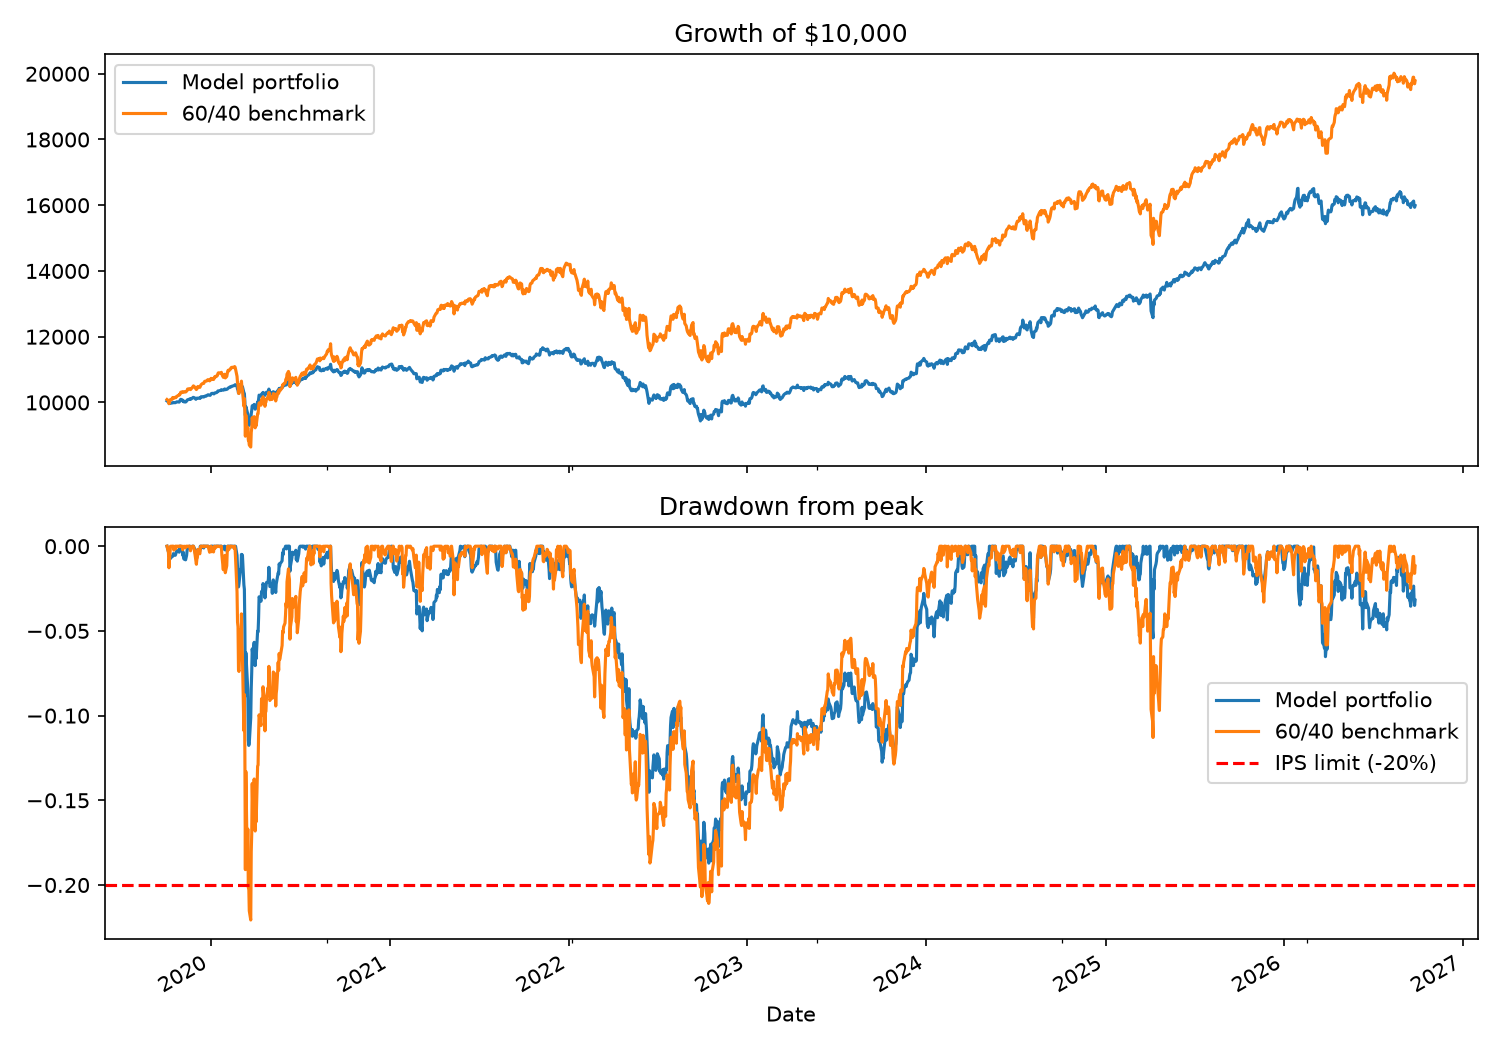

Write the Python code that produced this figure.
"""
backtest.py
Step 2 of the John Doe model portfolio project.

Walk-forward backtest:
  Each year, look only at the previous 3 years of data, find the
  max-Sharpe weights that obey the IPS rules (including the 20% max
  drawdown as a hard constraint), hold them for one year, then repeat.
  A 60% VOO / 40% BND benchmark is rebalanced on the same dates.

Needs data/returns.csv from data_pull.py.

Install:  pip install numpy pandas scipy matplotlib
Run:      python backtest.py
"""

from pathlib import Path

import numpy as np
import pandas as pd
from scipy.optimize import minimize

# ---------------------------------------------------------------------------
# IPS rules and settings
# ---------------------------------------------------------------------------
STOCKS = ["VOO", "IJR", "VEA", "VWO"]
BONDS = ["BND", "VGLT", "VCIT", "SCHP", "SHV"]

MAX_POSITION = 0.20      # no single holding above 20%
MAX_STOCKS = 0.70        # stocks (total) at most 70%
MIN_BONDS = 0.20         # bonds (total) at least 20%
IPS_MAX_DRAWDOWN = 0.20  # the client's hard limit

# The optimizer aims a bit under the IPS limit on its training data, because
# the future rarely matches the past. Set to 0.20 to use the limit exactly.
TRAIN_DD_LIMIT = 0.15

RISK_FREE = 0.02         # assumption used in the Sharpe ratio
LOOKBACK = 756           # about 3 years of trading days
REBAL_DAYS = 252         # about 1 year
N_STARTS = 8             # random starting points for the optimizer
SEED = 42

BENCHMARK = {"VOO": 0.60, "BND": 0.40}

STRESS_PERIODS = {
    "COVID crash (Feb 19 - Mar 23, 2020)": ("2020-02-19", "2020-03-23"),
    "2022 (full year)": ("2022-01-01", "2022-12-31"),
}

DATA_DIR = Path("data")


# ---------------------------------------------------------------------------
# Helpers
# ---------------------------------------------------------------------------
def max_drawdown(daily_returns):
    """Largest peak-to-trough fall, as a positive number (0.20 = 20%)."""
    wealth = np.cumprod(1 + np.asarray(daily_returns))
    peak = np.maximum.accumulate(wealth)
    return float(np.max(1 - wealth / peak))


def optimize(train):
    """Max-Sharpe weights on the training window, obeying all IPS rules."""
    cols = list(train.columns)
    n = len(cols)
    stock_idx = [cols.index(t) for t in STOCKS]
    bond_idx = [cols.index(t) for t in BONDS]

    values = train.values
    mu = train.mean().values * 252
    cov = train.cov().values * 252

    def neg_sharpe(w):
        vol = np.sqrt(w @ cov @ w)
        return -(w @ mu - RISK_FREE) / vol

    def train_drawdown(w):
        return max_drawdown(values @ w)

    base_constraints = [
        {"type": "eq", "fun": lambda w: np.sum(w) - 1},
        {"type": "ineq", "fun": lambda w: MAX_STOCKS - np.sum(w[stock_idx])},
        {"type": "ineq", "fun": lambda w: np.sum(w[bond_idx]) - MIN_BONDS},
    ]
    dd_constraint = {"type": "ineq",
                     "fun": lambda w: TRAIN_DD_LIMIT - train_drawdown(w)}
    bounds = [(0, MAX_POSITION)] * n

    rng = np.random.default_rng(SEED)
    starts = [np.ones(n) / n] + [rng.dirichlet(np.ones(n)) for _ in range(N_STARTS)]

    def is_valid(w, check_dd):
        ok = (abs(w.sum() - 1) < 1e-4 and w.min() > -1e-6
              and w.max() < MAX_POSITION + 1e-4
              and w[stock_idx].sum() < MAX_STOCKS + 1e-4
              and w[bond_idx].sum() > MIN_BONDS - 1e-4)
        if check_dd:
            ok = ok and train_drawdown(w) <= TRAIN_DD_LIMIT + 1e-4
        return ok

    best = None
    for x0 in starts:
        res = minimize(neg_sharpe, x0, method="SLSQP", bounds=bounds,
                       constraints=base_constraints + [dd_constraint],
                       options={"maxiter": 300, "ftol": 1e-9})
        w = np.clip(res.x, 0, None)
        w = w / w.sum()
        if is_valid(w, check_dd=True):
            if best is None or neg_sharpe(w) < neg_sharpe(best):
                best = w

    if best is None:
        # No portfolio met the drawdown limit: fall back to the one with the
        # smallest drawdown that still obeys the other rules.
        print("  WARNING: drawdown limit not reachable, using the "
              "lowest-drawdown portfolio instead.")
        for x0 in starts:
            res = minimize(train_drawdown, x0, method="SLSQP", bounds=bounds,
                           constraints=base_constraints,
                           options={"maxiter": 300})
            w = np.clip(res.x, 0, None)
            w = w / w.sum()
            if is_valid(w, check_dd=False):
                if best is None or train_drawdown(w) < train_drawdown(best):
                    best = w

    return pd.Series(best, index=cols)


def hold_one_period(test, weights, start_wealth):
    """Buy and hold for one period; weights drift with prices."""
    growth = (1 + test).cumprod().values
    values = start_wealth * (growth @ weights.reindex(test.columns).values)
    return pd.Series(values, index=test.index)


def to_daily_returns(wealth):
    r = wealth.pct_change()
    r.iloc[0] = wealth.iloc[0] / 1.0 - 1.0
    return r


def summarize(r):
    years = len(r) / 252
    total = (1 + r).prod()
    return {
        "Annual return": total ** (1 / years) - 1,
        "Volatility": r.std() * np.sqrt(252),
        "Sharpe ratio": (r.mean() * 252 - RISK_FREE) / (r.std() * np.sqrt(252)),
        "Max drawdown": -max_drawdown(r),
    }


# ---------------------------------------------------------------------------
# Main
# ---------------------------------------------------------------------------
def main():
    returns = pd.read_csv(DATA_DIR / "returns.csv", index_col=0, parse_dates=True)

    port_wealth, bench_wealth = [], []
    port_start = bench_start = 1.0
    weights_by_date = {}

    bench_w = pd.Series(BENCHMARK).reindex(returns.columns).fillna(0.0)

    print("Running walk-forward backtest...\n")
    for i in range(LOOKBACK, len(returns), REBAL_DAYS):
        train = returns.iloc[i - LOOKBACK:i]
        test = returns.iloc[i:i + REBAL_DAYS]
        if len(test) < 20:
            break

        print(f"Rebalance {test.index[0].date()}: "
              f"training on {train.index[0].date()} to {train.index[-1].date()}")
        w = optimize(train)
        weights_by_date[test.index[0].date()] = w

        p = hold_one_period(test, w, port_start)
        b = hold_one_period(test, bench_w, bench_start)
        port_wealth.append(p)
        bench_wealth.append(b)
        port_start, bench_start = p.iloc[-1], b.iloc[-1]

    port_w = pd.concat(port_wealth)
    bench_w_series = pd.concat(bench_wealth)
    port_r = to_daily_returns(port_w)
    bench_r = to_daily_returns(bench_w_series)

    # ---- weights table
    weights_df = pd.DataFrame(weights_by_date).T.round(3)
    print("\nWeights chosen each year:\n")
    print(weights_df.to_string())

    # ---- performance table
    perf = pd.DataFrame({"Model portfolio": summarize(port_r),
                         "60/40 benchmark": summarize(bench_r)})
    print(f"\nPerformance ({port_r.index[0].date()} to {port_r.index[-1].date()}):\n")
    print(perf.round(3).to_string())

    dd = perf.loc["Max drawdown", "Model portfolio"]
    verdict = "WITHIN" if -dd <= IPS_MAX_DRAWDOWN else "BREACHED"
    print(f"\nIPS drawdown limit of {IPS_MAX_DRAWDOWN:.0%}: {verdict} "
          f"(actual {-dd:.1%})")

    # ---- stress periods
    rows = {}
    for name, (a, b) in STRESS_PERIODS.items():
        p, m = port_r.loc[a:b], bench_r.loc[a:b]
        if len(p) == 0:
            continue
        rows[name] = {
            "Portfolio return": (1 + p).prod() - 1,
            "Benchmark return": (1 + m).prod() - 1,
            "Portfolio max drawdown": -max_drawdown(p),
            "Benchmark max drawdown": -max_drawdown(m),
        }
    print("\nStress periods:\n")
    print(pd.DataFrame(rows).T.round(3).to_string())

    # ---- save files
    out = pd.DataFrame({"portfolio": port_r, "benchmark": bench_r})
    out.to_csv(DATA_DIR / "backtest_returns.csv")
    weights_df.to_csv(DATA_DIR / "weights_by_year.csv")
    perf.to_csv(DATA_DIR / "performance_summary.csv")

    # ---- chart
    try:
        import matplotlib
        matplotlib.use("Agg")
        import matplotlib.pyplot as plt

        fig, (ax1, ax2) = plt.subplots(2, 1, figsize=(10, 7), sharex=True)
        (10000 * (1 + port_r).cumprod()).plot(ax=ax1, label="Model portfolio")
        (10000 * (1 + bench_r).cumprod()).plot(ax=ax1, label="60/40 benchmark")
        ax1.set_title("Growth of $10,000")
        ax1.legend()

        for series, label in [(port_r, "Model portfolio"), (bench_r, "60/40 benchmark")]:
            wealth = (1 + series).cumprod()
            (wealth / wealth.cummax() - 1).plot(ax=ax2, label=label)
        ax2.axhline(-IPS_MAX_DRAWDOWN, color="red", linestyle="--",
                    label="IPS limit (-20%)")
        ax2.set_title("Drawdown from peak")
        ax2.legend()

        fig.tight_layout()
        fig.savefig(DATA_DIR / "backtest.png", dpi=150)
        print(f"\nSaved chart to {DATA_DIR / 'backtest.png'}")
    except ImportError:
        print("\n(Install matplotlib to also get a chart: pip install matplotlib)")


if __name__ == "__main__":
    main()
